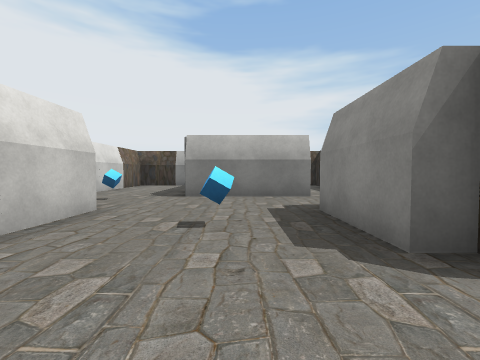
[1] (above)

12 first-person views from a walk through a 3-D level made in the Unity game engine. The camera is 1.2 m above the floor, tilts 2° down and sees 90° across. The floor is counted in squares, 2 m on a side. Each view is taken from the middle of a square. On the plan, view 1 faces up. The plan holds only what a view shows up to about 9 squares ahead; the rest is blank. The place goes on beyond the plan. The player is left out. Some surface patterns are stand-ins.

[2]
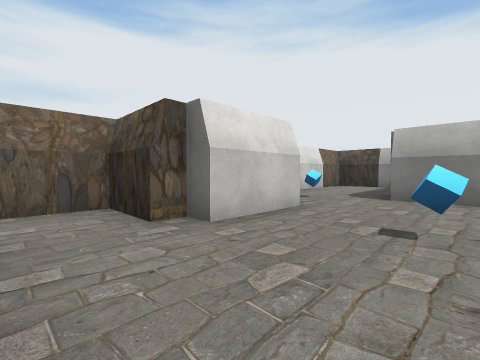

[3]
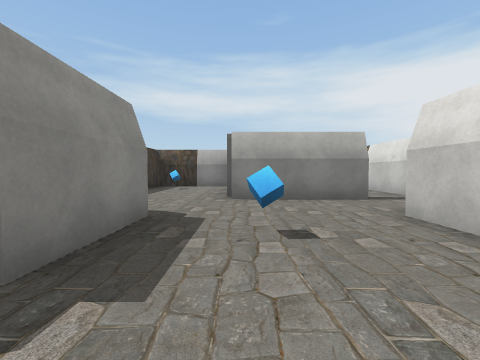

[4]
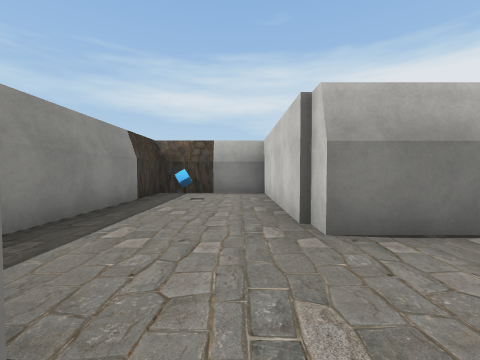

[5]
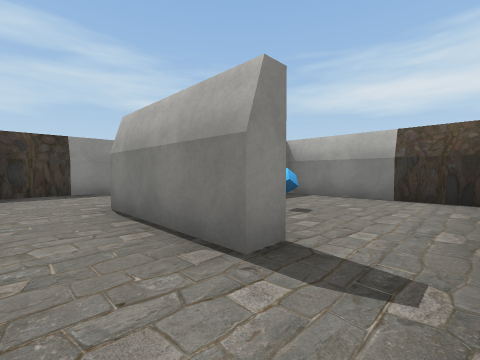

[6]
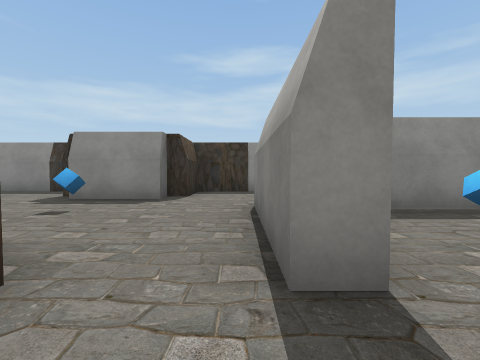

[7]
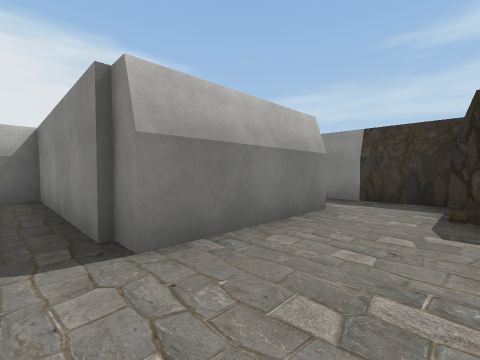

[8]
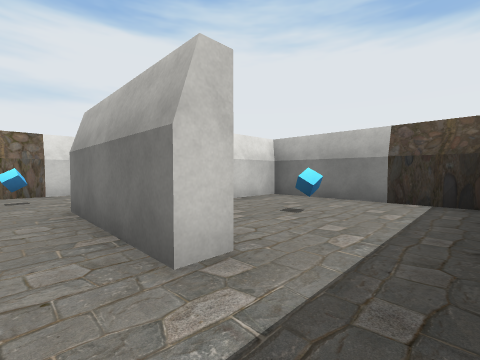

[9]
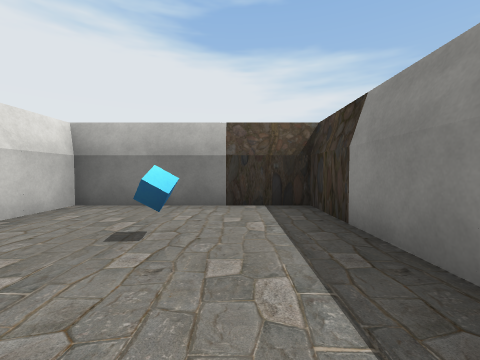

[10]
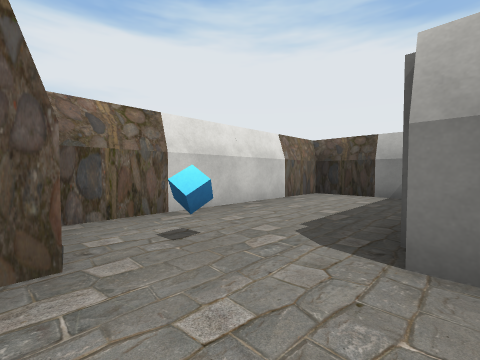

[11]
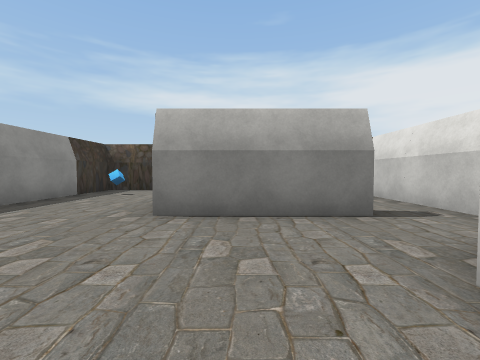

[12]
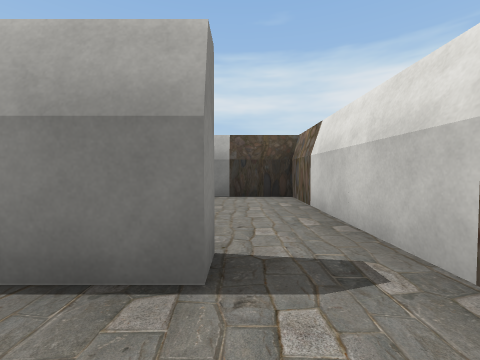

### Floor plan
Ten units are one square. View 1 is at (0, 0); x grows to the right and y downward. Boxes are objects, and circles mark ways between rooms. Rooms are numbered by the first view taken in them; rooms with no view inside come last. Other rooms are left out.
<svg viewBox="-48 -108 85 161">
<path fill="none" stroke="#000" d="M-22 -38 -22 -18 -27 -18 -27 -13 -43 -13 -43 4M-27 -44 -27 -39M-28 3 3 3 3 48 32 48 32 -13 18 -13 18 -18 12 -18 12 -38M17 -63 17 -57 -14 -57 -14 -103 -43 -103 -43 -44M32 -43 32 -65M32 -65 32 -103 -9 -103 -9 -88M-28 9 -28 3M-43 4 -42 48 -2 48 -2 24"/>
<rect x="-35" y="-55" width="10" height="10" fill="#bbb"><title>blue cube</title></rect>
<rect x="-5" y="-35" width="10" height="10" fill="#bbb"><title>blue cube</title></rect>
<rect x="15" y="25" width="10" height="10" fill="#bbb"><title>blue cube</title></rect>
<rect x="5" y="-85" width="10" height="10" fill="#bbb"><title>blue cube</title></rect>
<rect x="-25" y="15" width="10" height="10" fill="#bbb"><title>blue cube</title></rect>
<circle cx="25" cy="-60" r="3" fill="#2a7"/>
<circle cx="-35" cy="10" r="3" fill="#2a7"/>
<text x="-10" y="-30">1</text>
<text x="10" y="-90">2</text>
<text x="-30" y="30">3</text>
</svg>
Room 1 opens to room 2. Room 1 opens to room 3.

Where each view was taken, in squares from view 1:
view 1: 0 up, 0 right, facing up
view 2: 0 up, 0 right, facing up-left
view 3: 5 up, 0 right, facing down
view 4: 2 up, 1 right, facing down
view 5: 1 up, 4 left, facing down-right
view 6: 0 up, 4 left, facing right
view 7: 4 up, 2 left, facing up-right
view 8: 5 up, 3 right, facing up-left
view 9: 6 up, 2 right, facing up
view 10: 4 up, 1 left, facing up-left
view 11: 3 up, 1 left, facing down
view 12: 1 up, 3 left, facing down
